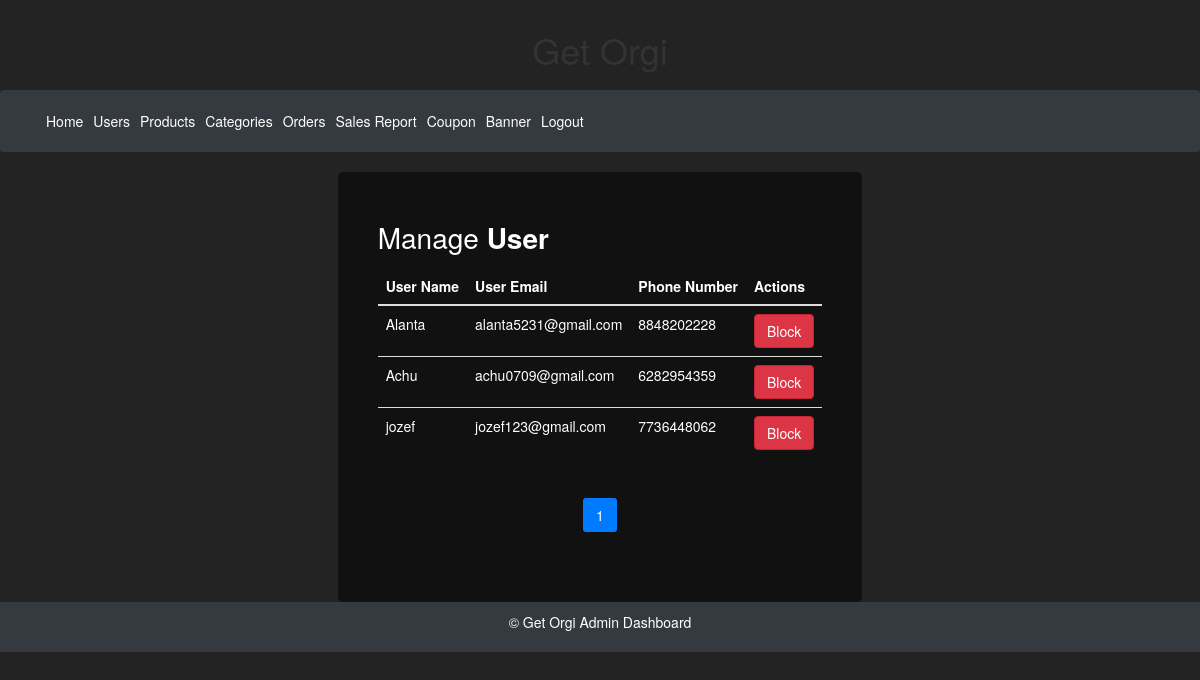
The app's page /user_detail, older data.
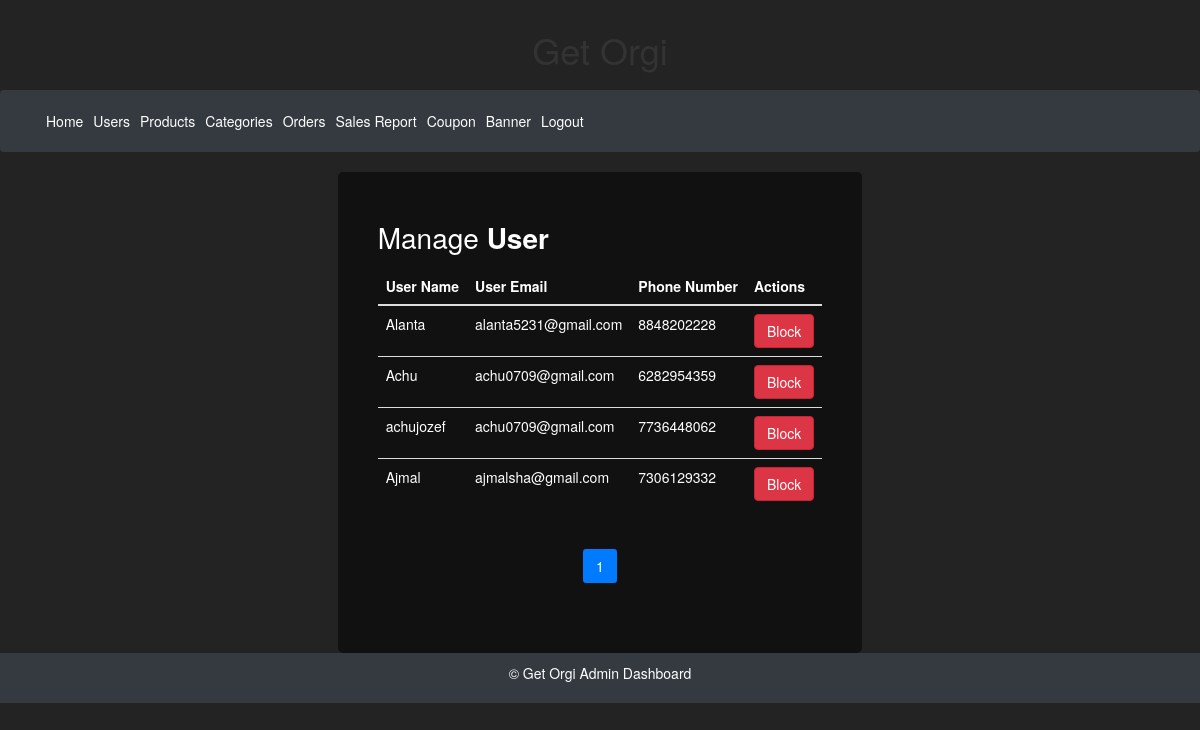
The same page, newer data.
### shopping/models.py (models this page shows, shortened)
class UserDetail(models.Model):
    uname=models.CharField(unique=True, max_length=50)
    uemail=models.CharField(max_length=50)
    phone=models.CharField(max_length=50, null=True)
    upassword=models.CharField(max_length=50)
    uactive=models.BooleanField(default=True)
    uimage = models.ImageField(upload_to='imagestore/', null=True, blank=True)
    uotp=models.IntegerField(null=True)

### shopping/views.py (the view)
# urls.py: path('user_detail',views.user_detail,name="user_detail"),
def user_detail(request):
    users = UserDetail.objects.all()
    context = {'users': users}
    return render(request, 'admin_user.html', context)

### templates/admin_user.html (shortened to what this page needs)
{% extends 'admin_dash.html'%}
{%block content%}
<!DOCTYPE html>
<html lang="en">
<head>
<link rel="stylesheet" href="https://maxcdn.bootstrapcdn.com/font-awesome/4.7.0/css/font-awesome.min.css">
<link rel="stylesheet" href="https://maxcdn.bootstrapcdn.com/bootstrap/3.3.7/css/bootstrap.min.css">
<!DOCTYPE html>
<html>
<head>
<body>
    <div class="container">
        <div class="table-title">
            <div class="row">
                <div class="col-sm-6">
                    <h2>Manage <b>User</b></h2>
                </div>
            </div>
        </div>
        <table class="table  ">
            <thead>
                <tr>
                    <th>User Name</th>
                    <th>User Email</th>
                    <th>Phone Number</th>
                    <th>Actions</th>
                </tr>
            </thead>
            <tbody>
                {% for i in users %}
                <tr>
                    {% if i.uname != 'guest'%}
                    <td>{{i.uname}}</td>
                    <td>{{i.uemail}}</td>
                    <td>{{i.phone}}</td>
                    <td>
                        {% if i.uactive %}
                        <a href="{% url 'userblock' %}?uid={{i.id}}" class="btn btn-block md-sm my-link3"><span style="color:white">Block</span></a>
                        {% else %}
                        <a href="{% url 'userblock' %}?uid={{i.id}}" class="btn btn-unblock md-sm my-link4"><span style="color:white">Unblock</span></a>
                        {% endif %}
                    </td>
                </tr>
                {% endif%}
                {% endfor %}
            </tbody>
        </table>
        <div class="clearfix d-flex justify-content-center">
            <ul class="pagination">
            </ul>
        </div>
    </div>
</body>
</main>
</html>
{% endblock %}

### templates/admin_dash.html (shortened to what this page needs)
<!DOCTYPE html>
<html>
<head>
	<link rel="stylesheet" href="https://maxcdn.bootstrapcdn.com/bootstrap/4.5.2/css/bootstrap.min.css">
</head>
<body>
	<header>
		<h1 class="text-center py-3">Get Orgi</h1>
	</header>
	<nav class="navbar navbar-expand-lg navbar-dark bg-dark">
		<div class="container-fluid">
			<div class="collapse navbar-collapse" id="navbarNav">
				<ul class="navbar-nav">
					<li class="nav-item">
						<a class="nav-link" href="{% url 'admin_dash' %}">Home</a>
					</li>
					<li class="nav-item">
						<a class="nav-link" href="{% url 'user_detail' %}">Users</a>
					</li>
					<li class="nav-item">
						<a class="nav-link" href="{% url 'admin_page' %}">Products</a>
					</li>
					<li class="nav-item">
						<a class="nav-link" href="{% url 'category_list' %}">Categories</a>
					</li>
					<li class="nav-item">
						<a class="nav-link" href="{% url 'adminorderlist' %}">Orders</a>
					</li>
					 <li class="nav-item">
						<a class="nav-link" href="{% url 'sales_report' %}">Sales Report</a>
					</li>
					<li class="nav-item">
						<a class="nav-link" href="{% url 'admincouponlist' %}">Coupon</a>
					</li>
					<li class="nav-item">
						<a class="nav-link" href="{% url 'adminbannerlist' %}">Banner</a>
					</li>
					<li class="nav-item">
						<a class="nav-link text-white" href="{% url 'admin_logout'%}">Logout</a>
					</li>
				</ul>
			</div>
		</div>
	</nav>
	<main class="container py-5">
        {%block content%}
		{% endblock %}
</body>
</html>
	<footer class="bg-dark text-white text-center py-3">
		<p>&copy; Get Orgi Admin Dashboard</p>
	</footer>
</body>
</html>

### templates/admin_dash.html (style rules this page uses)
body { background-color: #f8f9fa; }
.navbar { margin-bottom: 20px; }
.nav-link { color: #fff !important; }

### templates/admin_user.html (style rules this page uses)
body { background-color: #232323; }
.container { background-color: #111; padding: 20px; border-radius: 5px; color: #fff; width: fit-content; }
.table-title { margin-bottom: 15px; }
.table-title h2 { margin: 0; padding: 0; font-size: 28px; color: #fff; }
.btn-block { background-color: #dc3545; border-color: #c82333; }
.pagination { justify-content: center; }
thead th { color: #fff; }
tbody td { color: #fff; background-color: transparent !important; }

Row changes from the older to the newer data that the page shows:
removed UserDetail: uname "jozef", uemail "jozef123@gmail.com", phone "7736448062"
added UserDetail: uname "achujozef", uemail "achu0709@gmail.com", phone "7736448062"
added UserDetail: uname "Ajmal", uemail "ajmalsha@gmail.com", phone "7306129332"
